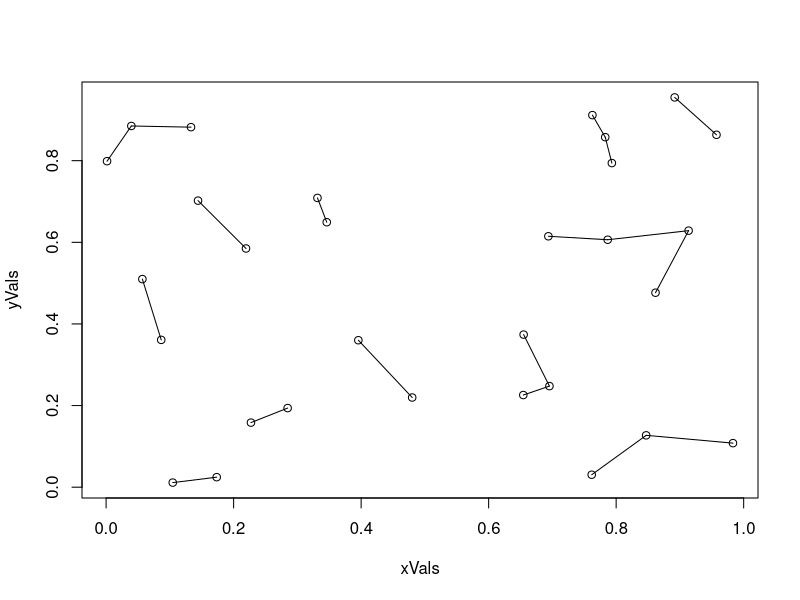

Reproduce this figure in R.

#finds next shortest legal connection to add to path observing:
#1. don't close loop early
#2. don't visit same none twice

#for stability
#set.seed(19)

#find the distance between two points given x and y vals
find_dist <- function(x1, y1, x2, y2){
  sqrt((x1 - x2)**2 + (y1 - y2)**2)
}

#recursively find all dists between all points
calc_dists <- function(g){
  g <- g - 1
  for(i in 1:(g)){
    newVal <- find_dist(xVals[i], yVals[i], xVals[g + 1], yVals[g + 1])
    nodeDists <<- c(nodeDists, newVal)
  }
  if(g > 1){
    calc_dists(g)
  }
}

#determine which connection was referenced by setting global conn1 and conn2
get_conn <- function(a){
  conn1 <<- k
  for(i in 1:k){
    if(a <= (k - i)){
      conn2 <<- a
      break
    }else{
      conn1 <<- (conn1 - 1)
      a <- (a - k + i)
    }
  }
}

#no. points
k <- 30

#gen points
xVals <- runif(k, 0, 1)
yVals <- runif(k, 0, 1)

#set globals
nodeDists <<- c()
conn1 <<- 0
conn2 <<- 0

calc_dists(k)

#print statement
nodeDists

distOrd <- order(nodeDists)
connects <- c()

#main strategy
for(i in distOrd){
  #set global conn1 and conn2 and add to list
  get_conn(i)
  connects <- c(connects, conn1, conn2)
  
  #check whether list still legit
  #--no repeating value more than once
  #--no short loop
  if((sum(conn1 == connects) == 2 & sum(conn2 == connects) == 2) | (sum(conn1 == connects) == 3 | sum(conn2 == connects) == 3)){
    connects <- connects[1:(length(connects) - 2)]
  }
}


xCoords <- c()
yCoords <- c()


# leftovers <- c()
# 
# for(i in 1:k){
#   if(sum(i == connects) == 1){
#     leftovers <- c(leftovers, i)
#   }
# }

plot(xVals, yVals)
for(i in seq(by = 2, length.out = (k * 2))){
  lines(xVals[connects[i:(i + 1)]], yVals[connects[i:(i + 1)]])
}
#lines(xVals[leftovers], yVals[leftovers])

# for(i in seq(from = 1, by = 2, length.out = (k / 2))){
#   ablines(xVals[connects[i]], yVals[connects[i]])
#   ablines(yVals[connects[i + 1]], yVals[connects[i + 1]])
# }







